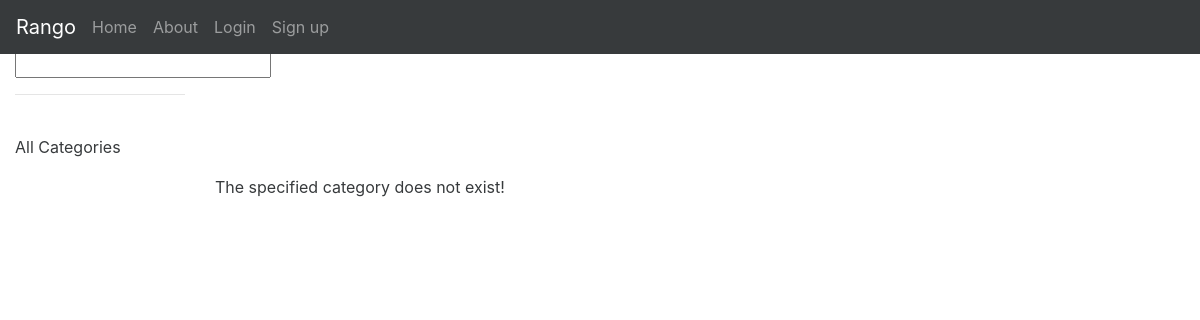
Before: /rango/category/other-frameworks/ with the older database file.
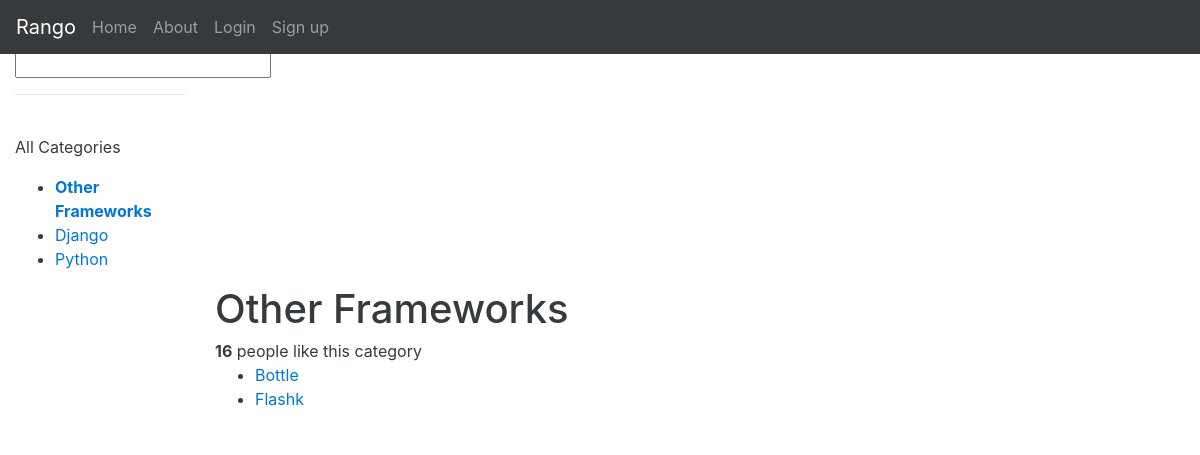
After: the same page with the newer database file.
### rango/models.py (models this page shows, shortened)
class Category(models.Model):
    name = models.CharField(max_length=128, unique=True)
    views = models.IntegerField(default=0)
    likes = models.IntegerField(default=0)
    slug = models.SlugField(unique=True)
    class Meta:
        verbose_name_plural = 'Categories'

class Page(models.Model):
    category = models.ForeignKey(Category)
    title = models.CharField(max_length=128)
    url = models.URLField()
    views = models.IntegerField(default=0)

### rango/views.py (the view)
# urls.py: url(r'^category/(?P<category_name_slug>[\w\-]+)/$', views.show_category, name='show_category'),
def show_category(request, category_name_slug):
    try:
        context_dict = {}
        category = Category.objects.get(slug=category_name_slug)
        pages = Page.objects.filter(category=category)
        context_dict['pages'] = pages
        context_dict['category'] = category
    except Category.DoesNotExist:
        context_dict['category'] = None
        context_dict['pages'] = None
    return render(request, 'rango/category.html', context_dict)

### rango/templatetags/rango_template_tags.py (called while the page is built)
@register.inclusion_tag('rango/cats.html')
def get_category_list(cat=None):
    return{'cats': Category.objects.all(), 'act_cat': cat}

### templates/rango/category.html (shortened to what this page needs)
{% extends "rango/base_bootstrap.html" %}
{% load staticfiles %}
{% block body_block %}
<div>
    {% if category %}
        <h1>{{ category.name }}</h1>
            <div>
            <strong id="like_count">{{ category.likes }}</strong> people like this category
            </div>
        {% if pages %}
            <ul>
                {% for page in pages %}
                    <li><a href="{{ page.url }}">{{ page.title }}</a></li>
                {% endfor %}
            </ul>
        {% else %}
            <strong>No pages currently in cateory.</strong>
        {% endif %}
    {% else %}
    <p>The specified category does not exist!</p>
    {% endif %}
</div>
{% endblock body_block %}

### templates/rango/cats.html (shortened to what this page needs)
<ul>
    {% if cats %}
        {% for c in cats %}
            {% if c == act_cat %}
                <li><strong><a href="{% url 'rango:show_category' c.slug %}">{{ c.name }}</a></strong></li>
            {% else %}
            <li><a href="{% url 'rango:show_category' c.slug %}">{{ c.name }}</a></li>
            {% endif %}
        {% endfor %}
    {% endif %}
</ul>

Changed rows visible on the page:
added Category: name "Other Frameworks", likes "16"
added Category: name "Django"
added Category: name "Python"
added Page: title "Bottle"
added Page: title "Flashk"
Other visible differences:
text no longer shown: "The specified category does not exist!"
text now shown: "people like this category"
